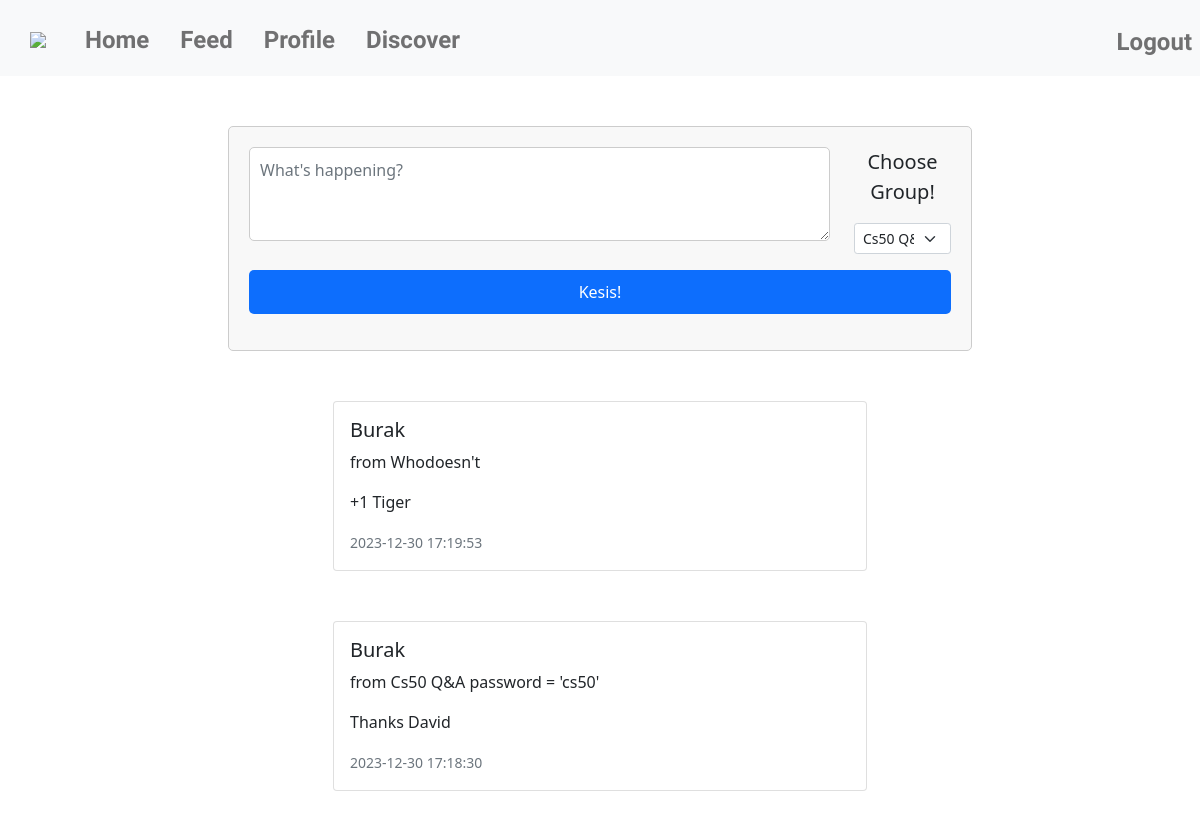
Before: /feed (signed in, upper part) with the older database file.
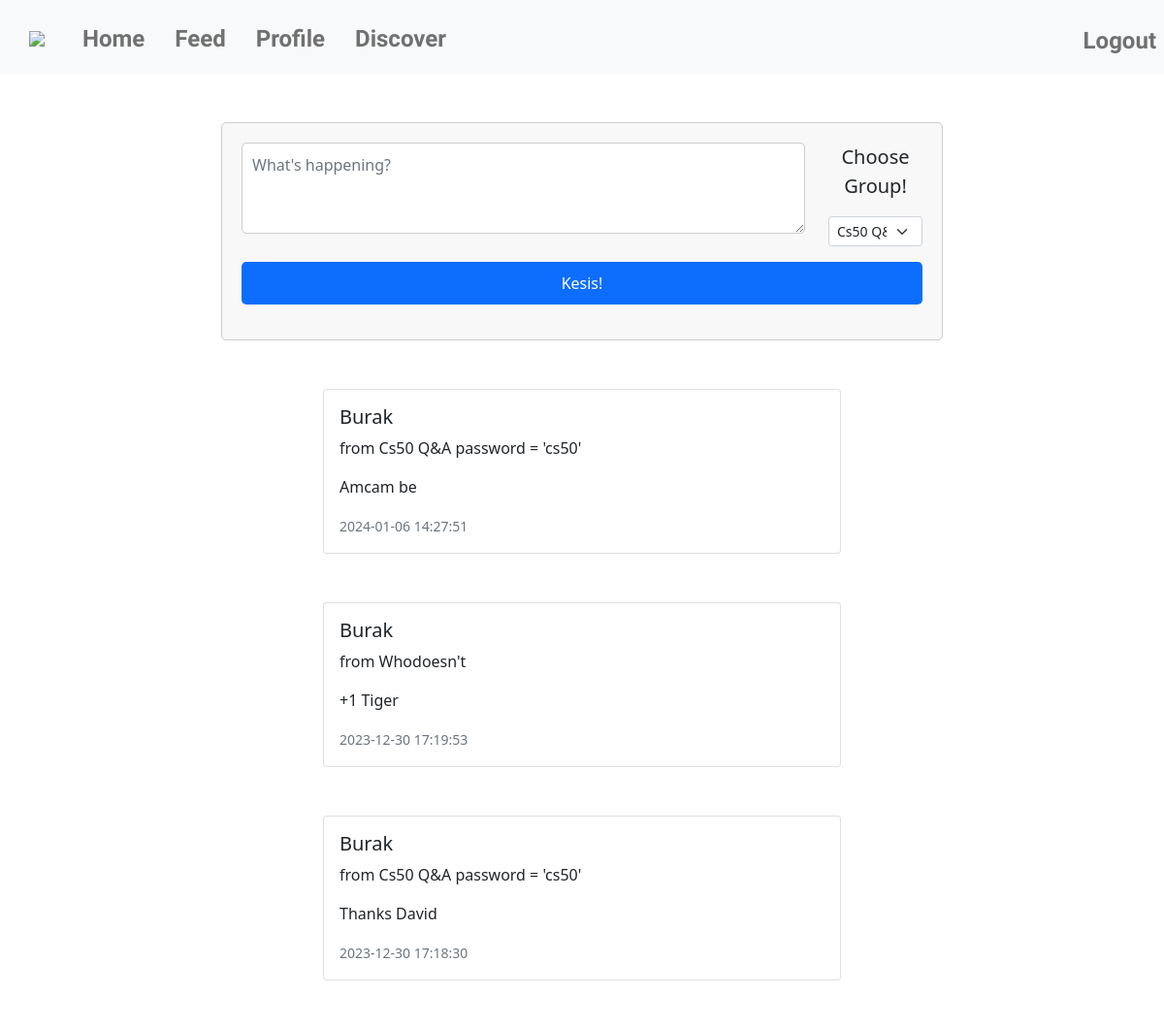
After: the same page with the newer database file.
### tables this page shows
CREATE TABLE posts (
post_id INTEGER PRIMARY KEY AUTOINCREMENT NOT NULL,
user_id INTEGER NOT NULL,
group_id INTEGER NOT NULL, content TEXT, date TIMESTAMP DEFAULT CURRENT_TIMESTAMP,
FOREIGN KEY (user_id) REFERENCES users(id),
FOREIGN KEY (group_id) REFERENCES groups(group_id));

CREATE TABLE users (
id INTEGER PRIMARY KEY AUTOINCREMENT NOT NULL,
username TEXT NOT NULL,
hash TEXT NOT NULL,
birthday DATE NOT NULL);

CREATE TABLE groups (
group_id INTEGER PRIMARY KEY AUTOINCREMENT NOT NULL,
group_name TEXT NOT NULL,
group_pass TEXT NOT NULL);

### app.py (the view, shortened to what this page needs)
@app.route("/feed", methods=["GET", "POST"])
@login_required
def feed():
    if request.method == "GET":
        users_groups = db.execute("SELECT group_id, group_name FROM groups WHERE group_id IN (SELECT group_id FROM group_members WHERE user_id = ?)", session["user_id"])
        users_posts = db.execute("SELECT USERS.username, GROUPS.group_name, POSTS.content, POSTS.date FROM posts JOIN users ON USERS.id = POSTS.user_id JOIN groups ON GROUPS.group_id = POSTS.group_id WHERE POSTS.group_id IN (SELECT group_id FROM group_members WHERE user_id = ?)", session["user_id"])
        return render_template("feed.html", users_groups=users_groups, users_posts=reversed(users_posts))

### app.py (called while the page is built)
@app.after_request
def after_request(response):
    response.headers["Cache-Control"] = "no-cache, no-store, must-revalidate"
    response.headers["Expires"] = 0
    response.headers["Pragma"] = "no-cache"
    return response

### helpers.py (called while the page is built)
def login_required(f):
    @wraps(f)
    def decorated_function(*args, **kwargs):
        if session.get("user_id") is None:
            return redirect("/login")
        return f(*args, **kwargs)
    return decorated_function

### templates/feed.html (shortened to what this page needs)
{% extends "layout.html" %}
{% block main %}
    <div class = "container">
        <div class="row mb-3">
            <div>
                <form action="/feed" method="post" class="col-8">
                    <div class="row">
                        <div class="col-10">
                            <textarea class="form-control w-100" name="text" rows="3" placeholder ="What's happening?"></textarea>
                        </div>
                        <div class="col-2">
                            <label class = "lead text-center fs-5 mb-3">Choose Group!</label>
                            <select class="form-select form-select-sm mb-3" name="group_id">
                                {%for group in users_groups%}
                                        <option value ="{{group['group_id']}}">
                                            {{group["group_name"]}}
                                        </option>
                                {%endfor%}
                            </select>
                        </div>
                    </div>
                    <div class="mb-3" class="row">
                        <button type="submit" class="btn btn-primary">Kesis!</button>
                    </div>
                </form>
            </div>
        </div>
    {% for post in users_posts %}
        <div class="container">
            <div class="row">
            <div class="col-md-6 offset-md-3">
                <div class="card">
                <div class="card-body">
                    <h5 class="card-title">{{post["username"]}} </h5>
                    <p class="font-italic">from {{post["group_name"]}}</p>
                    <p class="card-text">{{post["content"]}}</p>
                    <p class="card-text"><small class="text-muted">{{post["date"]}}</small></p>
                </div>
                </div>
            </div>
            </div>
        </div>
    {% endfor %}
    </div>
{% endblock %}

### templates/layout.html (shortened to what this page needs)
<!DOCTYPE html>
<html lang="en">
    <head>
        <link href="https://cdn.jsdelivr.net/npm/bootstrap@5.1.3/dist/css/bootstrap.min.css" rel="stylesheet">
        <link href="/static/styles.css" rel="stylesheet">
    </head>
    <body>
        <nav class="navbar navbar-expand-lg navbar-light bg-light">
            <a class="navbar-brand" href="/"><img src="/static/logo2.png" class="logo"></a>
            <div class="collapse navbar-collapse mt-1" id="navbarNav">
                {% if session["user_id"] %}
                    <ul class="navbar-nav ml-auto">
                        <li class="nav-item active">
                            <a class="nav-link fs-4" href="/">Home</a>
                        </li>
                        <li class="nav-item active">
                            <a class="nav-link fs-4" href="/feed">Feed</a>
                        </li>
                        <li class="nav-item fs-4">
                            <a class="nav-link" href="/profile">Profile</a>
                        </li>
                        <li class="nav-item fs-4">
                            <a class="nav-link" href="/groups">Discover</a>
                        </li>
                    </ul>
                    <ul class="navbar-nav ms-auto mt-1">
                        <li class="nav-item fs-4">
                            <a class="nav-link" href="/logout">Logout </a>
                        </li>
                    </ul>
                {% endif %}
            </div>
         </nav>
        <main>
            {% block main %}{% endblock %}
        </main>
    </body>
</html>

### static/styles.css (style rules this page uses)
form { width: 300px; margin: 0 auto; padding: 20px; border: 1px solid #ccc; border-radius: 5px; background-color: #f8f8f8; }
.form-control { width: 100%; padding: 10px; border: 1px solid #ccc; border-radius: 5px; }
.btn { width: 100%; padding: 10px; color: #fff; border: none; border-radius: 5px; }
.navbar { background-color: #f8f9fa; }
.navbar-brand { color: #6c757d; font-family: 'League Spartan', sans-serif; font-weight: 700; margin-left: 30px; }
.nav-link { color: #6c757d; font-family: 'League Spartan', sans-serif; font-weight: 700; margin-left: 15px; }
.container { margin-top: 50px; }
.logo { width: 90px; height: auto; margin—left: 10px ; }

Changed rows visible on the page:
added posts: username "Burak", group_name "Cs50 Q&A password = 'cs50'", content "Amcam be", date "2024-01-06 14:27:51"
